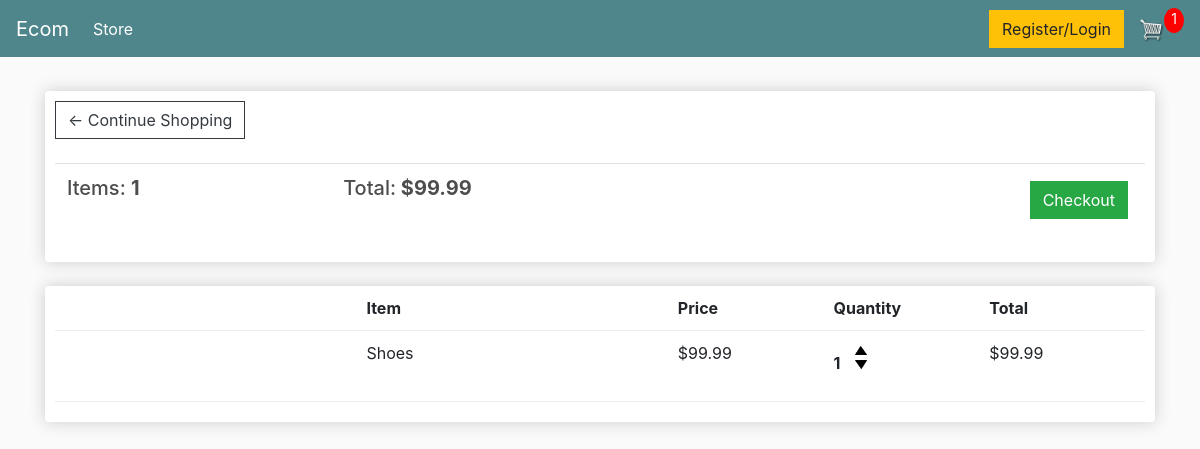
/cart/ (signed in), run on an earlier commit of the app's database.
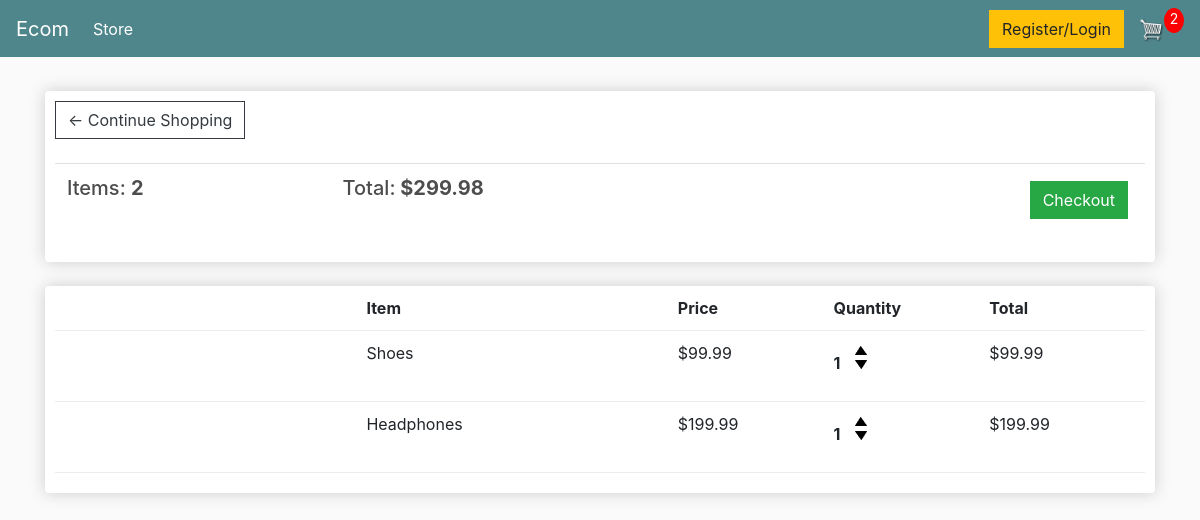
And on a later commit of the database.
### store/models.py (models this page shows, shortened)
class Order(models.Model):
	customer = models.ForeignKey(Customer, on_delete=models.SET_NULL, null=True, blank=True)
	date_ordered = models.DateTimeField(auto_now_add=True)
	complete = models.BooleanField(default=False)
	transaction_id = models.CharField(max_length=100, null=True)
	@property
	def get_cart_total(self):
		orderitems = self.orderitem_set.all()
		total = sum([item.get_total for item in orderitems])
		return total
	@property
	def get_cart_items(self):
		orderitems = self.orderitem_set.all()
		total = sum([item.quantity for item in orderitems])
		return total

class OrderItem(models.Model):
	product = models.ForeignKey(Product, on_delete=models.SET_NULL, null=True)
	order = models.ForeignKey(Order, on_delete=models.SET_NULL, null=True)
	quantity = models.IntegerField(default=0, null=True, blank=True)
	date_added = models.DateTimeField(auto_now_add=True)
	@property
	def get_total(self):
		total = self.product.price * self.quantity
		return total

class Product(models.Model):
    name = models.CharField(max_length=255)
    description = models.TextField(default="No description available.")
    price = models.DecimalField(max_digits=10, decimal_places=2)
    digital = models.BooleanField(default=False,null=True, blank=True)
    image = models.ImageField(null=True, blank=True)

### store/views.py (the view)
# urls.py: path('cart/', views.cart, name="cart"),
def cart(request):
     data = cartData(request)
     cartItems = data['cartItems']
     order = data['order']
     items = data['items']
     context = {'items':items, 'order':order, 'cartItems':cartItems}
     return render(request, 'store/cart.html', context)

### store/utils.py (called while the page is built)
def cartData(request):
	if request.user.is_authenticated:
		customer = request.user.customer
		order, created = Order.objects.get_or_create(customer=customer, complete=False)
		items = order.orderitem_set.all()
		cartItems = order.get_cart_items
	else:
		cookieData = cookieCart(request)
		cartItems = cookieData['cartItems']
		order = cookieData['order']
		items = cookieData['items']
	return {'cartItems':cartItems ,'order':order, 'items':items}

### store/templates/store/cart.html
{% extends 'store/main.html' %}
{% load static %}
{% block content %}
<div class="row">
	<div class="col-lg-12">
          <div class="box-element">
               <a  class="btn btn-outline-dark" href="{% url 'store' %}">&#x2190; Continue Shopping</a>
               <br>
               <br>
               <table class="table">
                    <tr>
                         <th><h5>Items: <strong>{{order.get_cart_items}}</strong></h5></th>
                         <th><h5>Total:<strong> ${{order.get_cart_total|floatformat:2}}</strong></h5></th>
                         <th>
                              <a  style="float:right; margin:5px;" class="btn btn-success" href="{% url 'checkout' %}">Checkout</a>
                         </th>
                    </tr>
               </table>
          </div>
		<br>
          <div class="box-element">
               <div class="cart-row">
                    <div style="flex:2"></div>
                    <div style="flex:2"><strong>Item</strong></div>
                    <div style="flex:1"><strong>Price</strong></div>
                    <div style="flex:1"><strong>Quantity</strong></div>
                    <div style="flex:1"><strong>Total</strong></div>
               </div>
               {% for item in items %}
               <div class="cart-row">
                    <div style="flex:2"><img class="row-image" src="{{item.product.imageURL}}"></div>
                    <div style="flex:2"><p>{{item.product.name}}</p></div>
                    <div style="flex:1"><p>${{item.product.price|floatformat:2}}</p></div>
                    <div style="flex:1">
                         <p class="quantity">{{item.quantity}}</p>
                         <div class="quantity">
                              <img data-product="{{item.product.id}}" data-action="add" class="chg-quantity update-cart" src="{% static  'images/arrow-up.png' %}">
                              <img data-product="{{item.product.id}}" data-action="remove" class="chg-quantity update-cart" src="{% static  'images/arrow-down.png' %}">
                         </div>
                    </div>
               <div style="flex:1"><p>${{item.get_total|floatformat:2}}</p></div>
          </div>
          {% endfor %}
	</div>
</div>
{% endblock content %}

What changed in the data, as far as the page shows it:
computed for Order: get_cart_items "1" → "2"; get_cart_total "99.99" → "299.98"
added OrderItem: product.name "Headphones", product.price "199.99", quantity "1", get_total "199.99"
Also different on the page:
{{ cartItems }}: "1" → "2"
